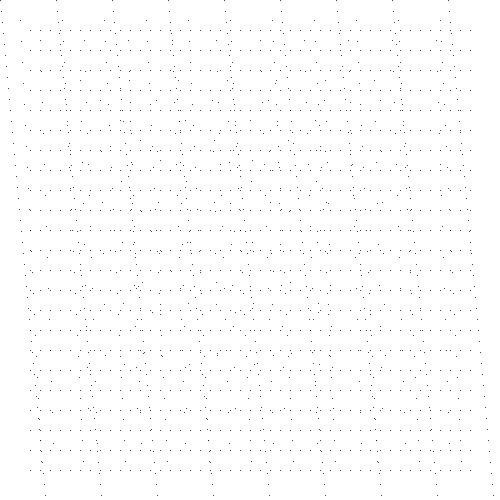
Frame 1 (no input)
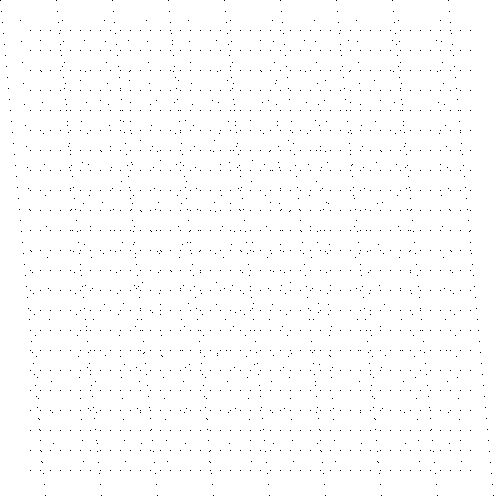
Frame 60 (the mouse pressed at the canvas centre just before this capture)
Frame 120 (the mouse held since frame 60 and released just before this capture): identical to frame 60, image omitted

The Processing sketch that drew these frames (run headless with seeded random() and noise(); from frame 60 on, the mouse is pressed at the canvas centre):

// Processing sketch: processing_87825
// ── processing_87825.pde

void setup() {
  size(500, 500);
  smooth();
  background(255);
}

void draw() {                               
 
  fill(0);                                   //bg sparse dots
  for (int i = 30; i <= width-30; i += 10) {
    for (int j = 30; j <= height-30; j += 20) {
      point(i,j);
    }
  }
  fill(0);                                   //diagnol dots
  for (int i = 0; i <= width; i += 10) {
    for (int j = 0; j <= height; j += 10) {
      point(i++,j++);
    }
  }
  fill(0);                                  // more diagnol dots
  for (int i = 20; i < width-20; i += 20) {
    for (int j = 20; j < height-20; j += 20) {
      point(i++,j++);
    }
  }
  fill(0);                                  // more diagnol dots
  for (int i = 40; i < width-40; i += 30) {
    for (int j = 40; j < height-40; j += 30) {
      point(i++,j++);  
    }
  }
  fill(0);                                  // more diagnol dots
  for (int i = 80; i < width-80; i += 40) {
    for (int j = 80; j < height-80; j += 40) {
      point(i++,j++); 
    }
  }
  fill(0);                                  // more diagnol dots
  for (int i = 100; i < width-100; i += 50) {
    for (int j = 100; j < height-100; j += 50) {
      point(i++,j++); 
    }
  }
  fill(0);                                  // more diagnol dots
  for (int i = 120; i < width-120; i += 60) {
    for (int j = 120; j < height-120; j += 60) {
      point(i++,j++); 
    }
  }
  fill(0);                                  // more diagnol dots
  for (int i = 140; i < width-140; i += 70) {
    for (int j = 140; j < height-140; j += 70) {
      point(i++,j++); 
    }
  }
   fill(0);                                  // more diagnol dots
  for (int i = 150; i < width-150; i += 80) {
    for (int j = 150; j < height-150; j += 80) {
      point(i++,j++); 
    }
  }
  fill(0);                                  // more diagnol dots
  for (int i = 160; i < width-160; i += 90) {
    for (int j = 160; j < height-160; j += 90) {
      point(i++,j++); 
    }
  }
  fill(0);                                  // more diagnol dots
  for (int i = 170; i < width-170; i += 100) {
    for (int j = 170; j < height-170; j += 100) {
      point(i++,j++); 
    }
  }
}
